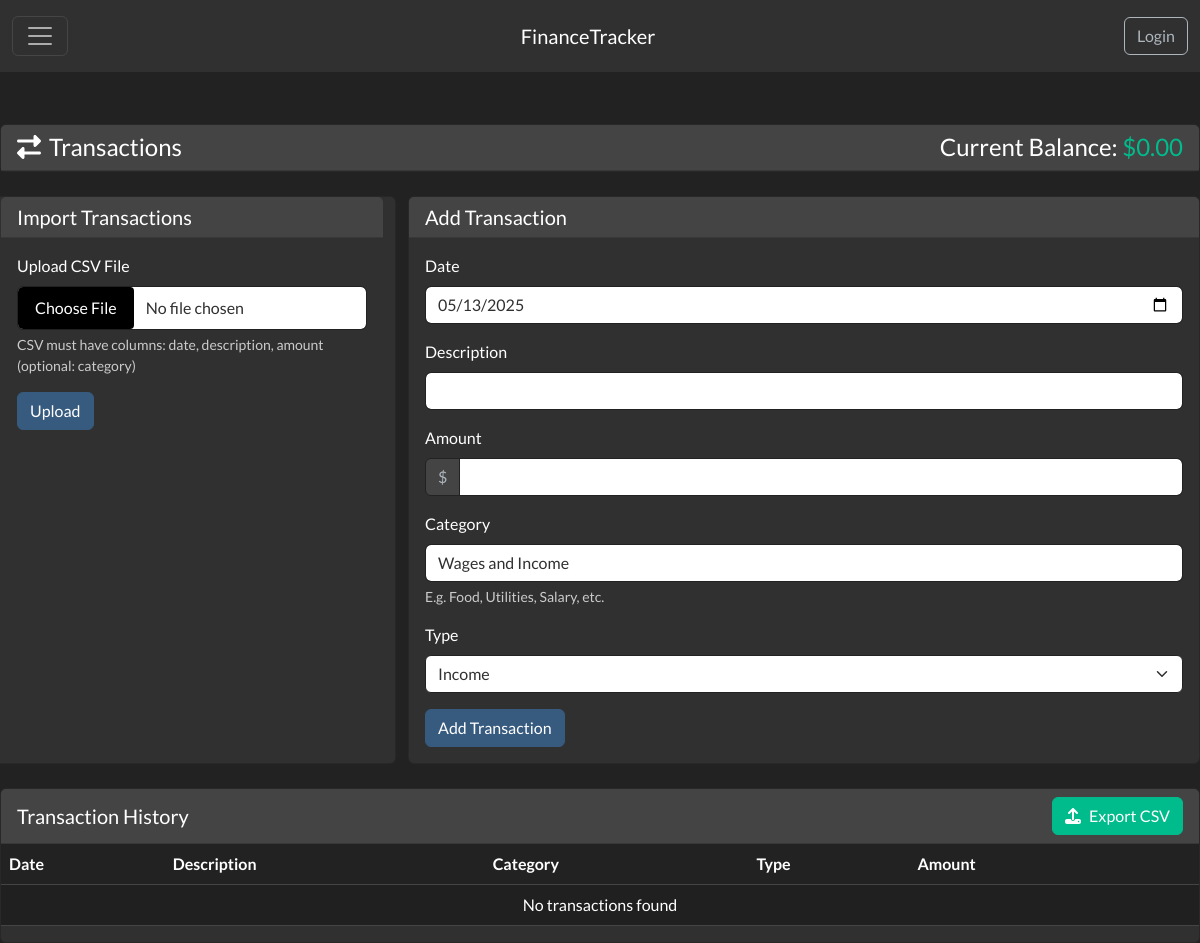
The app's page /transactions/transactions, older data.
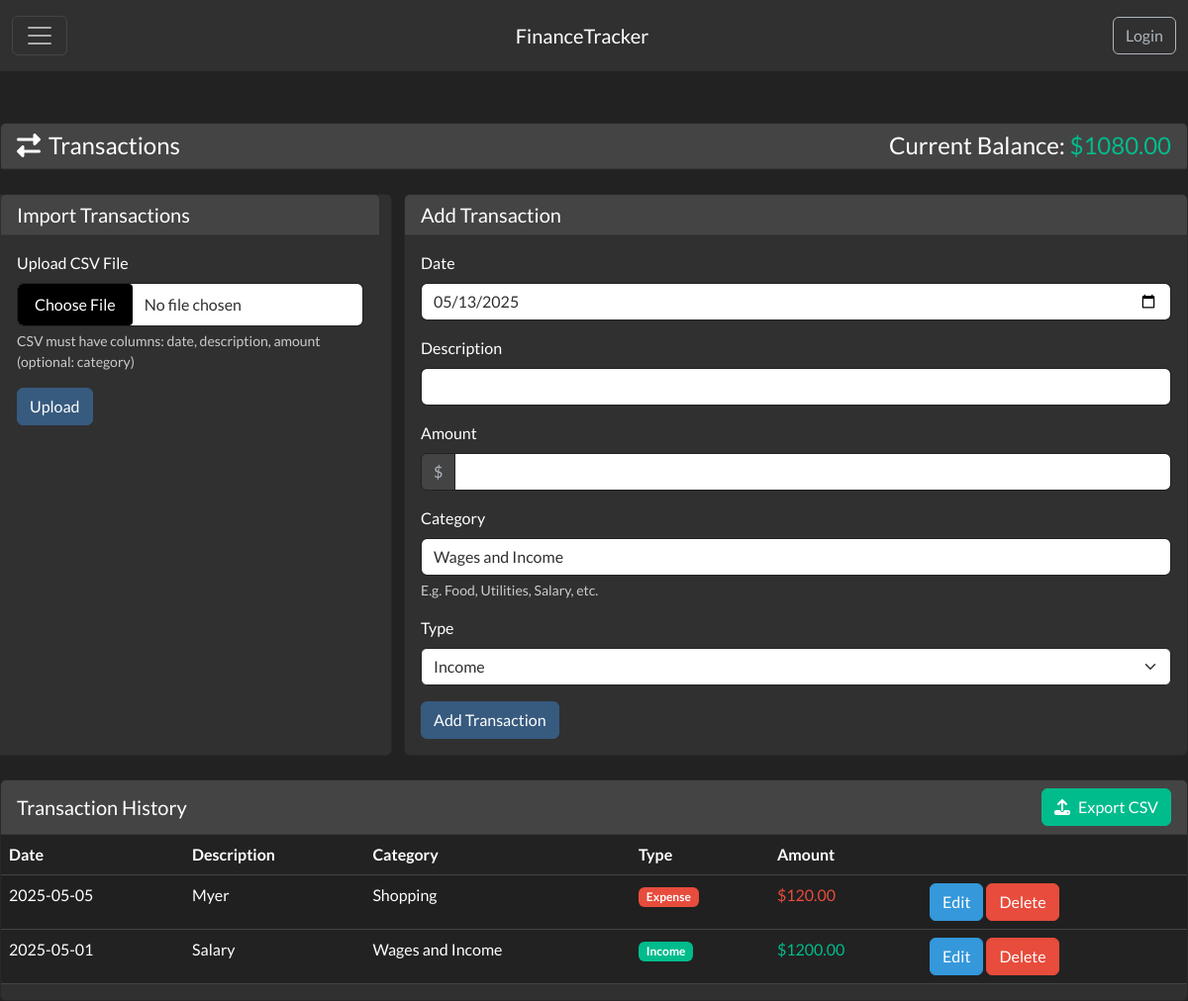
The same page, newer data.
### app/transactions/models.py (models this page shows, shortened)
class Transaction(db.Model):
    id = db.Column(db.Integer, primary_key=True)
    user_id = db.Column(db.Integer, db.ForeignKey('user.id'), nullable=False)
    date = db.Column(db.DateTime, nullable=False, default=datetime.utcnow)
    description = db.Column(db.String(256), nullable=False)
    amount = db.Column(db.Float, nullable=False)
    category = db.Column(db.String(64), nullable=True)
    transaction_type = db.Column(db.String(32), nullable=True)  # income, expense, transfer

### app/transactions/routes.py (the view, shortened to what this page needs)
@transactions_bp.route('/transactions', methods=['GET', 'POST'])
def transactions():
    upload_form = TransactionUploadForm()
    transaction_form = TransactionForm()
    transactions = Transaction.query.filter_by(user_id=1).order_by(Transaction.date.desc()).all()
    current_balance = calculate_balance(transactions)
    return render_template('transactions/transactions.html', title='Transactions',
                           upload_form=upload_form,
                           transaction_form=transaction_form,
                           transactions=transactions,
                           current_balance=current_balance)

### app/transactions/forms.py
class TransactionUploadForm(FlaskForm):
    csv_file = FileField('Upload CSV File', validators=[DataRequired()])
    submit = SubmitField('Upload')

### app/transactions/routes.py (called while the page is built)
def calculate_balance(transactions):
    total = 0
    for transaction in transactions:
        if transaction.transaction_type == 'income':
            total += transaction.amount
        else:
            total -= transaction.amount
    return total

### app/transactions/templates/transactions/transactions.html (shortened to what the changed rows need)
{% extends "base.html" %} {% block title %}Transactions{% endblock %} {% block
content %}
<div class="row mb-4 mt-4">
    <div class="col-md-12">
        <div class="card">
            <div
                class="card-header d-flex justify-content-between align-items-center"
            >
                    <h4 class="mb-0">Current Balance: <span class="{{ 'text-success' if current_balance >= 0 else 'text-danger' }}">{{ "$%.2f"|format(current_balance) }}</span></h4>
            </div>
        </div>
    </div>
</div>
<div class="row">
    <div class="col">
        <div class="card h-100">
            <div class="card-body p-0">
                <div class="table-responsive">
                    <table
                        class="table table-striped table-hover"
                        id="transactions-table"
                    >
                        <thead>
                            <tr>
                                <th>Date</th>
                                <th>Description</th>
                                <th>Category</th>
                                <th>Type</th>
                                <th>Amount</th>
                                <th></th>
                            </tr>
                        </thead>
                        <tbody>
                            {% if transactions %} {% for transaction in
                            transactions %}
                            <tr>
                                <td>
                                    {{ transaction.date.strftime('%Y-%m-%d') }}
                                </td>
                                <td>{{ transaction.description }}</td>
                                <td>
                                    {{ transaction.category or 'Uncategorized'
                                    }}
                                </td>
                                <td>
                                    <span
                                        class="badge {{ 'bg-success' if transaction.transaction_type == 'income' else 'bg-danger' }}"
                                    >
                                        {{ transaction.transaction_type.title()
                                        }}
                                    </span>
                                </td>
                                <td
                                    class="{{ 'text-success' if transaction.transaction_type == 'income' else 'text-danger' }}"
                                >
                                    {{ "$%.2f"|format(transaction.amount) }}
                                </td>
                                <td>
                                    <div class="btn-group">
                                        <a
                                            href="{{ url_for('transactions.edit_transaction', transaction_id=transaction.id) }}"
                                            class="btn btn-info"
                                        >
                                            Edit
                                        </a>
                                    </div>
                                    <div class="btn-group">
                                        <form action="{{ url_for('transactions.delete_transaction', transaction_id=transaction.id) }}" method="POST" style="display: inline;" onsubmit="return confirm('Are you sure you want to delete this transaction?');">
                                            <button type="submit" class="btn btn-danger">Delete</button>
                                        </form>
                                    </div>
                                </td>
                            </tr>
                            {% endfor %} {% else %}
                            <tr>
                                <td colspan="6" class="text-center">
                                    No transactions found
                                </td>
                            </tr>
                            {% endif %}
                        </tbody>
                    </table>
                </div>
            </div>
        </div>
    </div>
</div>
{% endblock %}

Row changes from the older to the newer data that the page shows:
added Transaction: amount "$120.00"
added Transaction: amount "$1200.00"
Text that changed along with them:
{{ "$%.2f"|format(current_balance) }}: "$0.00" → "$1080.00"
text no longer shown: "No transactions found"
